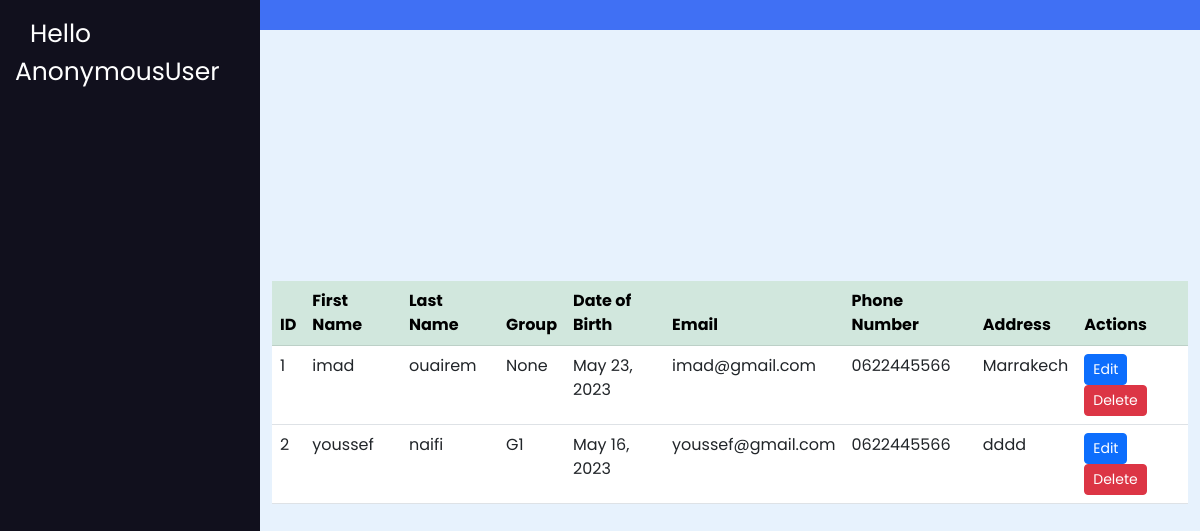
/list_students/, run on an earlier commit of the app's database.
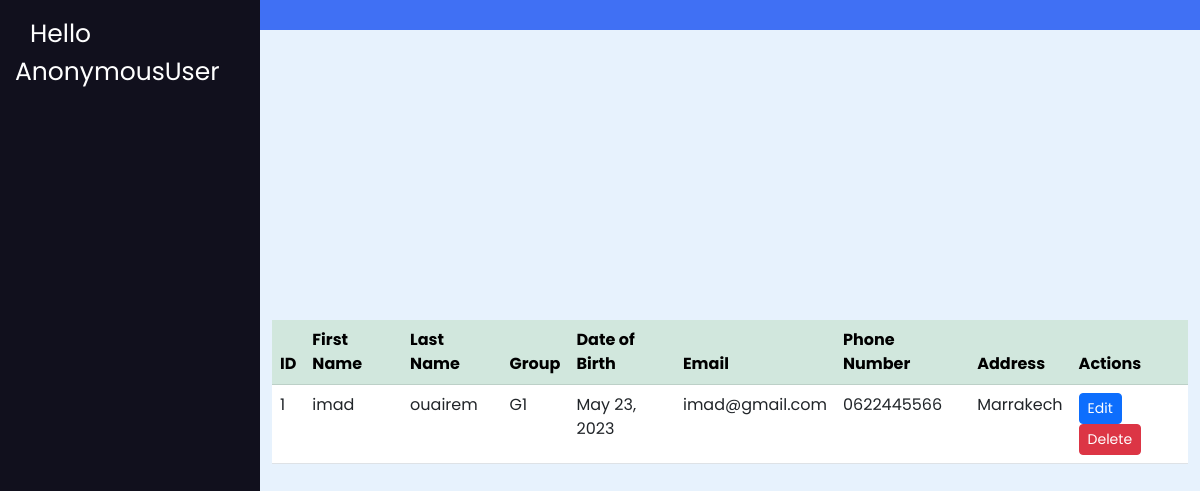
And on a later commit of the database.
### exam_app/models.py (models this page shows, shortened)
class Student(models.Model):
    first_name = models.CharField(max_length=100)
    last_name = models.CharField(max_length=100)
    date_of_birth = models.DateField()
    email = models.EmailField()
    phone_number = models.CharField(max_length=20)
    address = models.CharField(max_length=255)
    group = models.ForeignKey(Group, on_delete=models.CASCADE, null=True)

class Group(models.Model):
    name = models.CharField(max_length=10)
    def __str__(self):
        return f"{self.name}"

### exam_app/views.py (the view)
# urls.py: path('list_students/', studentListView, name="list_students"),
def studentListView(request):
    students = Student.objects.all()
    return render(request, 'list_students.html', {'students': students})

### exam_app/templates/list_students.html
{% extends "base.html" %}
{% block content %}
<div class="container">
  <table class="table table-hover">
    <thead class="table-success">
      <th>ID</th>
      <th>First Name</th>
      <th>Last Name</th>
      <th>Group</th>
      <th>Date of Birth</th>
      <th>Email</th>
      <th>Phone Number</th>
      <th>Address</th>
      <th>Actions</th>
    </thead>
    <tbody>
      {% for student in students %}
      <tr>
        <td>{{ student.id }}</td>
        <td>{{ student.first_name }}</td>
        <td>{{ student.last_name }}</td>
        <td>{{ student.group }}</td>
        <td>{{ student.date_of_birth }}</td>
        <td>{{ student.email }}</td>
        <td>{{ student.phone_number }}</td>
        <td>{{ student.address }}</td>
        <td>
          <a class="btn btn-sm btn-primary" href="{% url 'update_student' student.id %}">Edit</a>
          <a class="btn btn-sm btn-danger" href="{% url 'delete_student' student.id %}">Delete</a>
        </td>
      </tr>
      {% endfor %}
    </tbody>
  </table>
</div>
{% endblock content %}

### exam_app/templates/base.html (shortened to what this page needs)
{% load static %}
<!DOCTYPE html>
<html lang="en">
  <head>
    <link href="https://cdn.jsdelivr.net/npm/bootstrap@5.3.0-alpha3/dist/css/bootstrap.min.css" rel="stylesheet">
    <link rel="stylesheet" href="{% static 'css/style.css' %}" />
  </head>
  <body>
    <nav class="sidebar">
      <a href="#" class="logo">Hello {{ request.user }}</a>
      <div class="menu-content">
        <ul class="menu-items">
        </ul>
      </div>
    </nav>
    <nav class="navbar">
    </nav>
    <main class="main">
    {% block content %}
    {% endblock content %}
    </main>
  </body>
</html>

### exam_app/static/css/style.css (style rules this page uses)
* { margin: 0; padding: 0; box-sizing: border-box; font-family: "Poppins", sans-serif; }
.sidebar { position: fixed; height: 100%; width: 260px; background: #11101d; padding: 15px; z-index: 99; }
.logo { font-size: 25px; padding: 0 15px; }
.sidebar a { color: #fff; text-decoration: none; }
.menu-content { position: relative; height: 100%; width: 100%; margin-top: 40px; overflow-y: scroll; }
.menu-items { height: 100%; width: 100%; list-style: none; transition: all 0.4s ease; }
.navbar, .main { left: 260px; width: calc(100% - 260px); transition: all 0.5s ease; z-index: 1000; }
.navbar { position: fixed; color: #fff; padding: 15px 20px; font-size: 25px; background: #4070f4; cursor: pointer; }
.main { position: relative; display: flex; align-items: center; justify-content: center; height: 100vh; z-index: 100; background: #e7f2fd; }

What changed in the data, as far as the page shows it:
removed Student: id "2", first_name "youssef", last_name "naifi", group "G1", date_of_birth "May 16, 2023", email "youssef@gmail.com", phone_number "0622445566", address "dddd"
changed Student "imad": group "None" → "G1"
